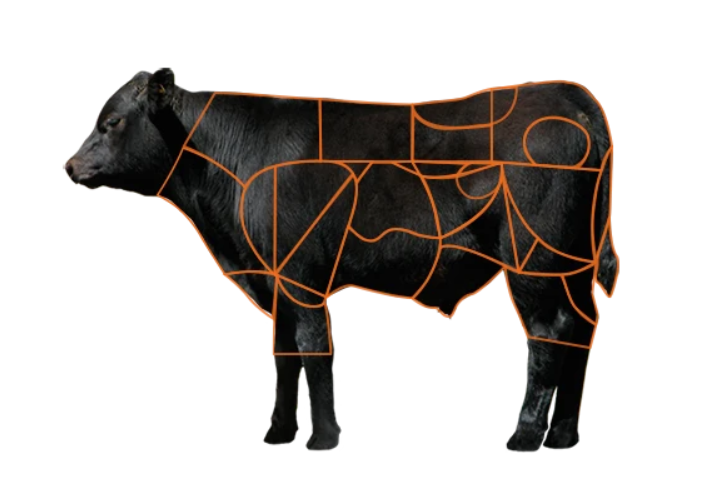
#> input picture vaca.png, 727 x 497 px
$ python direct_polygons.py
#> lines starting #> are read from the running program, lines starting #| are printed output that depends on the picture; after the words box and inside, x2 and y2 are one past the last pixel; in counts of white or black regions, pixels touching at a corner belong together
### src/mcp_polygon_renderer/engine.py
import os
import gc
import unicodedata

import cv2
import numpy as np


def _sin_acentos(texto):
    return "".join(
        c for c in unicodedata.normalize("NFKD", str(texto)) if not unicodedata.combining(c)
    )


def _cargar_imagen_eficiente(ruta):
#> called with ruta = 'examples/../vaca.png'
    tam = os.path.getsize(ruta)
    if tam > 10 * 1024 * 1024:
        flag = cv2.IMREAD_REDUCED_COLOR_4
    elif tam > 5 * 1024 * 1024:
        flag = cv2.IMREAD_REDUCED_COLOR_2
    else:
        flag = cv2.IMREAD_COLOR
    return cv2.imread(ruta, flag)
#> returned value is the input picture: shape (497, 727, 3); mean B, G, R 183.9, 186.5, 190.2


def _ruta_salida(ruta_imagen):
    carpeta = os.path.join(os.path.dirname(os.path.abspath(ruta_imagen)), "salida")
    os.makedirs(carpeta, exist_ok=True)
    return carpeta


COLORES_VIVOS = [
    (0, 165, 255), (255, 255, 0), (0, 255, 0), (255, 0, 255),
    (0, 255, 255), (255, 0, 0), (0, 0, 255), (128, 255, 128),
    (0, 100, 255), (255, 255, 128), (128, 0, 255), (255, 128, 0),
    (0, 128, 255), (128, 255, 0), (0, 255, 128), (255, 0, 128),
    (64, 64, 255), (255, 64, 64), (64, 255, 64), (64, 64, 64),
    (0, 191, 255), (255, 191, 0), (191, 255, 0), (255, 0, 191),
    (0, 255, 191), (191, 0, 255), (255, 191, 191), (191, 255, 191),
    (100, 100, 255), (255, 100, 100), (100, 255, 100), (100, 100, 100),
    (150, 150, 255), (255, 150, 150), (150, 255, 150), (150, 150, 150),
    (200, 200, 255), (255, 200, 200), (200, 255, 200), (200, 200, 200),
]


# [88 lines left out: functions preparar_imagen_para_ia, renderizar_poligonos_desde_grid, not called in this run]


def renderizar_poligonos_directos(ruta_imagen_original, poligonos):
    img = _cargar_imagen_eficiente(ruta_imagen_original)
    if img is None:
        raise FileNotFoundError(f"No se pudo cargar: {ruta_imagen_original}")

    overlay = img.copy()

    for idx, poly in enumerate(poligonos):
        color = COLORES_VIVOS[idx % len(COLORES_VIVOS)]
        puntos = np.array(poly.get("puntos", []), dtype=np.int32)
        nombre = poly.get("id", f"Poly{idx}")

        if len(puntos) < 3:
            continue

        cv2.fillPoly(overlay, [puntos], color)
        cv2.polylines(overlay, [puntos], True, color, 2, cv2.LINE_AA)

        moments = cv2.moments(puntos)
        if moments["m00"] > 0:
            cx = int(moments["m10"] / moments["m00"])
            cy = int(moments["m01"] / moments["m00"])
        else:
            cx = int(np.mean(puntos[:, 0]))
            cy = int(np.mean(puntos[:, 1]))

        (tw, th), _ = cv2.getTextSize(_sin_acentos(nombre), cv2.FONT_HERSHEY_SIMPLEX, 0.6, 2)
        cv2.rectangle(overlay, (cx - tw // 2 - 4, cy - th - 4), (cx + tw // 2 + 4, cy + 6), (0, 0, 0), -1)
        cv2.putText(overlay, _sin_acentos(nombre), (cx - tw // 2, cy + 2), cv2.FONT_HERSHEY_SIMPLEX, 0.6, color, 2, cv2.LINE_AA)
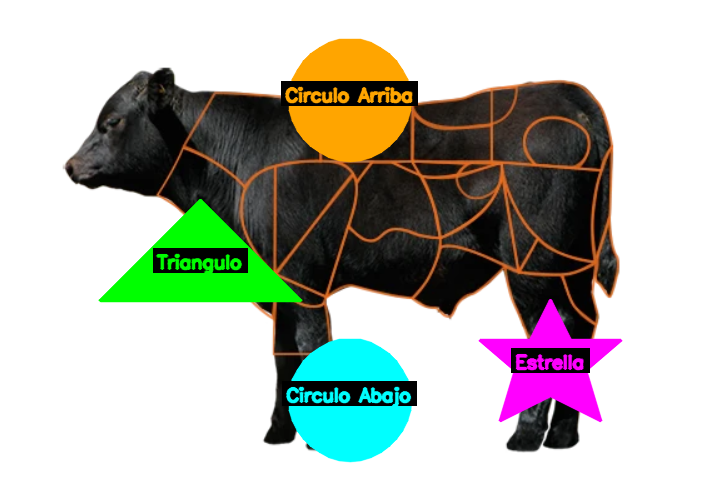
#> overlay: shape (497, 727, 3); 12.2% of pixels changed, all inside (x1, y1, x2, y2) = (98, 38, 623, 463)

    cv2.addWeighted(overlay, 0.45, img, 0.55, 0, img)
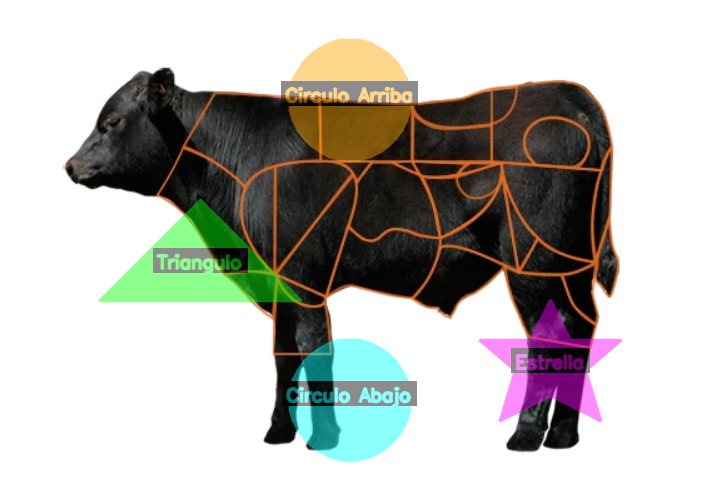
#> img: shape (497, 727, 3); 12.2% of pixels changed, all inside (x1, y1, x2, y2) = (98, 38, 623, 463)

    ruta_final = os.path.join(_ruta_salida(ruta_imagen_original), "imagen_poligonos_directos.png")
    cv2.imwrite(ruta_final, img)

    del img, overlay
    gc.collect()

    return ruta_final


# [55 lines left out: function detectar_y_colorear_regiones, not called in this run]

### examples/direct_polygons.py
"""Ejemplo: poligonos con coordenadas directas en pixeles (sin grilla)."""

import math
import os
import sys

sys.path.insert(0, os.path.join(os.path.dirname(__file__), "..", "src"))

from mcp_polygon_renderer.engine import renderizar_poligonos_directos


def generar_circulo(cx, cy, radio, num_puntos=36):
    return [
        [int(cx + radio * math.cos(2 * math.pi * i / num_puntos)),
         int(cy + radio * math.sin(2 * math.pi * i / num_puntos))]
        for i in range(num_puntos)
    ]


def main():
    ruta_imagen = os.path.join(os.path.dirname(__file__), "..", "vaca.png")

    poligonos = [
        {"id": "Circulo Arriba", "puntos": generar_circulo(350, 100, 60)},
        {"id": "Circulo Abajo", "puntos": generar_circulo(350, 400, 60)},
        {"id": "Triangulo", "puntos": [[100, 300], [200, 200], [300, 300]]},
        {"id": "Estrella", "puntos": [[550, 300], [570, 340], [620, 340], [585, 370], [600, 420], [550, 395], [500, 420], [515, 370], [480, 340], [530, 340]]},
    ]

    print("Renderizando poligonos directos...")
    ruta_final = renderizar_poligonos_directos(ruta_imagen, poligonos)
    print(f"Resultado: {ruta_final}")


if __name__ == "__main__":
    main()
